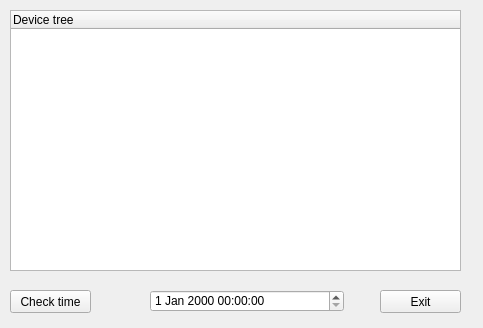
<?xml version="1.0" encoding="UTF-8"?>
<ui version="4.0">
 <class>TimingClass</class>
 <widget class="QWidget" name="TimingClass">
  <property name="geometry">
   <rect>
    <x>0</x>
    <y>0</y>
    <width>483</width>
    <height>328</height>
   </rect>
  </property>
  <property name="windowTitle">
   <string>Timing</string>
  </property>
  <widget class="QTreeWidget" name="treeWidget">
   <property name="geometry">
    <rect>
     <x>10</x>
     <y>10</y>
     <width>451</width>
     <height>261</height>
    </rect>
   </property>
   <column>
    <property name="text">
     <string>Device tree</string>
    </property>
   </column>
  </widget>
  <widget class="QPushButton" name="pushButton_timing">
   <property name="geometry">
    <rect>
     <x>10</x>
     <y>290</y>
     <width>81</width>
     <height>23</height>
    </rect>
   </property>
   <property name="text">
    <string>Check time</string>
   </property>
  </widget>
  <widget class="QPushButton" name="pushButton_exit">
   <property name="geometry">
    <rect>
     <x>380</x>
     <y>290</y>
     <width>81</width>
     <height>23</height>
    </rect>
   </property>
   <property name="text">
    <string>Exit</string>
   </property>
  </widget>
  <widget class="QDateTimeEdit" name="dateTimeEdit">
   <property name="geometry">
    <rect>
     <x>150</x>
     <y>290</y>
     <width>194</width>
     <height>22</height>
    </rect>
   </property>
  </widget>
 </widget>
 <layoutdefault spacing="6" margin="11"/>
 <resources/>
 <connections/>
</ui>
